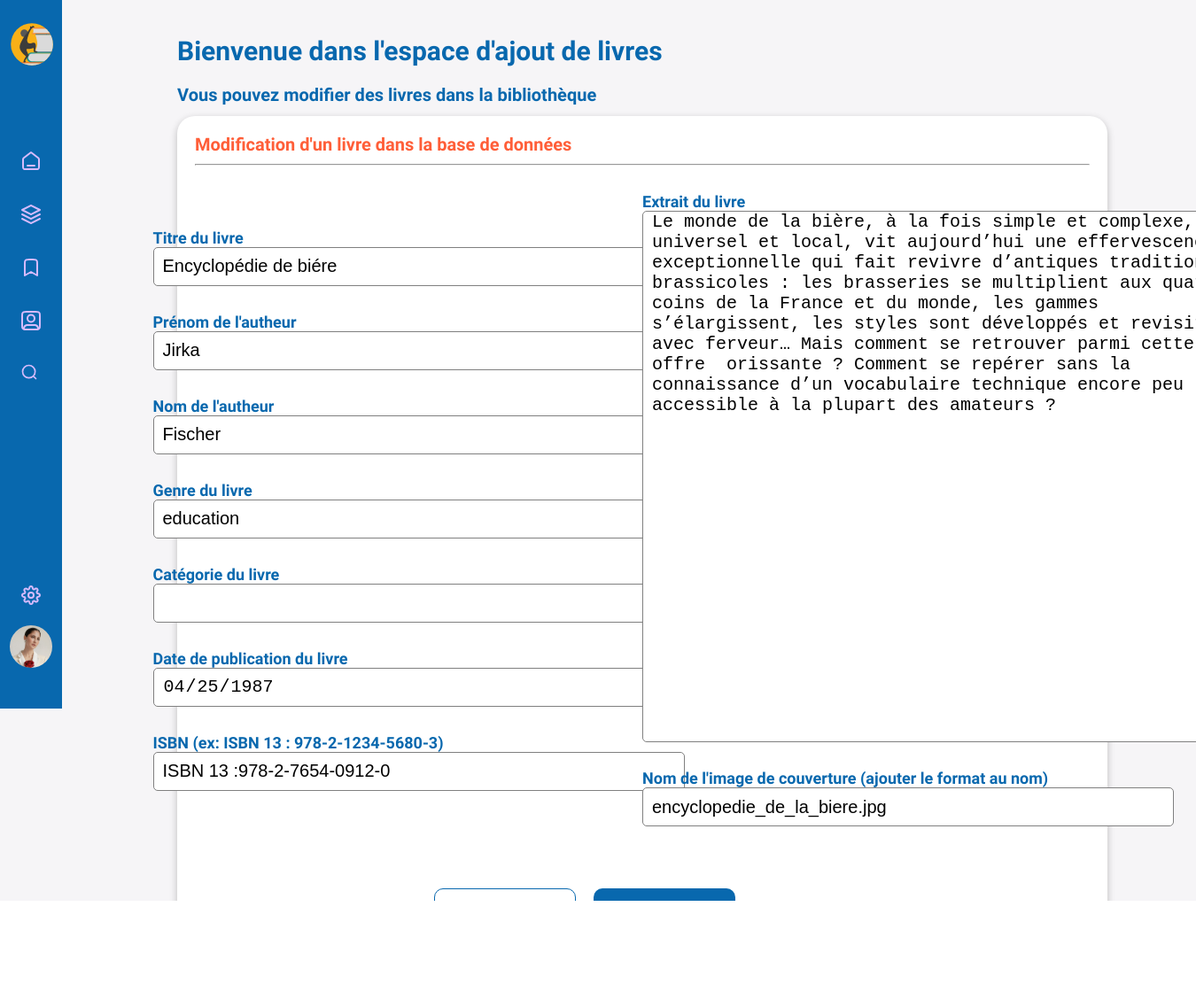
The app's page /admin/edit-book.php?id=1 (signed in) with its own data.
### tables this page shows
CREATE TABLE IF NOT EXISTS `work` (
  `id_work` int NOT NULL AUTO_INCREMENT,
  `title` varchar(200) DEFAULT NULL,
  `pict` varchar(100) DEFAULT NULL,
  `extract` text,
  `new` tinyint(1) DEFAULT NULL,
  `published_at` date DEFAULT NULL,
  `ISBN` varchar(50) DEFAULT NULL,
  PRIMARY KEY (`id_work`) USING BTREE
);

### admin/edit-book.php (the view, shortened to what this page needs)
<?php
require_once '../connexion.php';
include_once '../admin/header-main.php';
?>
<section id="dashboard-page-book-edit" class="row-limit-size-db">
    <div class="container-dashboard-base">
        <h1 class="h1-dashboard">Bienvenue dans l'espace d'ajout de livres</h1>
        <h2 class="h2-dashboard">Vous pouvez modifier des livres dans la bibliothèque</h2>
        <div id="box-edit-book-info" class="box-dashboard">
            <h3 class="h3-dashboard">Modification d'un livre dans la base de données</h3>
            <hr>
            <?php
            $id = $_GET['id'];
            $req_book = $db->prepare("SELECT DISTINCT `id_work`,`title`,`pict`,`extract`, `published_at`, `ISBN`,`author`.`lastname`, `author`.`firstname`, `genre`.`name` FROM `work`
                INNER JOIN `work_genre`
                ON `work`.`id_work` = `work_genre`.`work_id`
                INNER JOIN `genre`
                ON `work_genre`.`genre_id` =`genre`.`id_genre`
                INNER JOIN `work_author`
                ON `work_author`.`work_id` = `work`.`id_work`
                INNER JOIN `author`
                ON `work_author`.`author_id` = `author`.`id_author`
                WHERE `id_work` = :id");
            $req_book->bindParam('id', $id, PDO::PARAM_INT);
            $req_book->execute();
            $book = $req_book->fetch(PDO::FETCH_ASSOC);
            ?>
            <form action="#" id="form-book-edit" method="POST" action="edit-book.php?id=<?php echo $id; ?>" enctype="multipart/form-data">
                <div id="form-book-edit-left">
                    <div class="add-form-template-label-input">
                        <label for="work-title-edit" class="label-form-add-book">Titre du livre</label>
                        <input type="text" name="work-title-edit" id="work-title-edit" class="input-form-add-book" value="<?= $book['title'] ?>" />
                    </div>
                    <div class="add-form-template-label-input">
                        <label for="author-firstname-edit" class="label-form-add-book">Prénom de l'autheur</label>
                        <input type="text" name="author-firstname-edit" id="author-firstname-edit" class="input-form-add-book" value="<?= $book['firstname'] ?>" />
                    </div>
                    <div class="add-form-template-label-input">
                        <label for="author-lastname-edit" class="label-form-add-book">Nom de l'autheur</label>
                        <input type="text" name="author-lastname-edit" id="author-lastname-edit" class="input-form-add-book" value="<?= $book['lastname'] ?>" />
                    </div>
                    <div class="add-form-template-label-input">
                        <label for="work-genre-edit" class="label-form-add-book">Genre du livre</label>
                        <input type="text" name="work-genre-edit" id="work-genre-edit" class="input-form-add-book" value="<?= $book['name'] ?>" />
                    </div>
                    <div class="add-form-template-label-input">
                        <label for="work-category-edit" class="label-form-add-book">Catégorie du livre</label>
                        <input type="text" name="work-category-edit" id="work-category-edit" class="input-form-add-book" value="" />
                    </div>
                    <div class="add-form-template-label-input">
                        <label for="work-publish-date-edit" class="label-form-add-book">Date de publication du livre</label>
                        <input type="date" name="work-publish-date-edit" id="work-publish-date-edit" class="input-form-add-book" value="<?= $book['published_at'] ?>" />
                    </div>
                    <div class="add-form-template-label-input">
                        <label for="work-ISBN-edit" class="label-form-add-book">ISBN (ex: ISBN 13 : 978-2-1234-5680-3)</label>
                        <input type="text" name="work-ISBN-edit" id="work-ISBN-edit" class="input-form-add-book" value="<?= $book['ISBN'] ?>" />
                    </div>
                </div>
                <div id="form-book-edit-right">
                    <label for="work-extract-edit" class="label-form-add-book">Extrait du livre</label>
                    <textarea name="work-extract-edit" id="work-extract-edit"><?= $book['extract'] ?></textarea>
                    <label for="work-pict-edit" class="label-form-add-book">Nom de l'image de couverture (ajouter le format au nom)</label>
                    <input type="text" name="work-pict-edit" id="work-pict-edit" class="input-form-add-book" value="<?= $book['pict'] ?>" />
                </div>
                <div id="group-btn-form-edit-commun">
                    <input type="reset" id="btn-reset-form-add-book" name="reset" value="Reset" />
                    <input type="submit" id="btn-submit-form-add-book" name="submit" value="Modifier" />
                </div>
            </form>
        </div>
    </div>
</section>
</main>
</body>
</html>

### css/style-admin.css (style rules this page uses)
.row-limit-size-db { padding-top: 40px; padding-left: 100px; padding: 40px 100px; }
body { background: #f6f5f7; font-family: "Hind Madurai", sans-serif; }
h1.h1-dashboard { font-size: 20px; text-align: inherit; color: #0868ae; margin-bottom: 6px; }
@media screen and (min-width: 950px) { h1.h1-dashboard { font-size: 30px; margin-bottom: 20px; } }
h2.h2-dashboard { font-size: 14px; text-align: inherit; color: #0868ae; margin-bottom: 6px; }
@media screen and (min-width: 950px) { h2.h2-dashboard { font-size: 20px; margin-bottom: 12px; } }
h3.h3-dashboard { font-size: 12px; text-align: inherit; color: #ff5e38; margin-right: auto; }
@media screen and (min-width: 950px) { h3.h3-dashboard { font-size: 20px; } }
div.container-dashboard-base .box-dashboard { width: 100%; height: -moz-fit-content; height: fit-content; background-color: #fff; border-radius: 20px; padding: 20px; margin-bottom: 30px; box-shadow: rgba(0, 0, 0, 0.24) 0px 3px 8px; }
div.container-dashboard-base .box-dashboard hr { width: 100%; margin: 10px auto; }
section#dashboard-page-book-edit form#form-book-edit { display: flex; flex-wrap: wrap; width: 100%; padding-top: 20px; padding-bottom: 20px; }
section#dashboard-page-book-edit form#form-book-edit .label-form-add-book { display: block; font-size: 18px; margin-right: 20px; color: #0868ae; font-weight: bold; }
section#dashboard-page-book-edit form#form-book-edit .input-form-add-book { width: 600px; height: 44px; font-size: 20px; border-radius: 5px; padding-left: 10px; border: 1px solid gray; margin-bottom: 30px; }
section#dashboard-page-book-edit form#form-book-edit div#form-book-edit-left { display: flex; flex-direction: column; justify-content: center; align-items: center; width: 50%; }
section#dashboard-page-book-edit form#form-book-edit div#form-book-edit-left div.add-form-template-label-input .label-form-add-book { font-size: 18px; margin-right: 20px; }
section#dashboard-page-book-edit form#form-book-edit div#form-book-edit-right { display: flex; flex-direction: column; justify-content: center; width: 50%; }
section#dashboard-page-book-edit form#form-book-edit div#form-book-edit-right textarea#work-extract-edit { width: 690px; height: 600px; font-size: 20px; text-align: start; border-radius: 5px; padding-left: 10px; border: 1px solid gray; margin-bottom: 30px; }
section#dashboard-page-book-edit form#form-book-edit div#group-btn-form-edit-commun { width: 100%; display: flex; justify-content: center; margin-top: 40px; margin-right: 111px; }
section#dashboard-page-book-edit form#form-book-edit div#group-btn-form-edit-commun #btn-reset-form-add-book { width: 160px; height: 40px; font-weight: bold; border-radius: 10px; background-color: transparent; border: 1px solid #0868ae; color: #0868ae; margin-right: 30px; margin-right: 20px; }
section#dashboard-page-book-edit form#form-book-edit div#group-btn-form-edit-commun #btn-submit-form-add-book { width: 160px; height: 40px; font-weight: bold; border-radius: 10px; background-color: #0868ae; border: #0868ae; color: #fff; margin-right: 30px; margin-right: 20px; }

### records on screen
work: work-title-edit "Encyclopédie de biére", work-publish-date-edit "04/25/1987", work-ISBN-edit "ISBN 13 :978-2-7654-0912-0", work-extract-edit "Le monde de la bière, à la fois simple et complexe, universel et local, vit aujourd’hui une effervescence exceptionnelle qui fait revivre d’antiques traditions brassicoles : les brasseries se multiplient aux quatre coins de la France et du monde, les gammes s’élargissent, les styles sont développés et revisités avec ferveur… Mais comment se retrouver parmi cette offre orissante ? Comment se repérer sans la connaissance d’un vocabulaire technique encore peu accessible à la plupart des amateurs ?", work-pict-edit "encyclopedie_de_la_biere.jpg"
